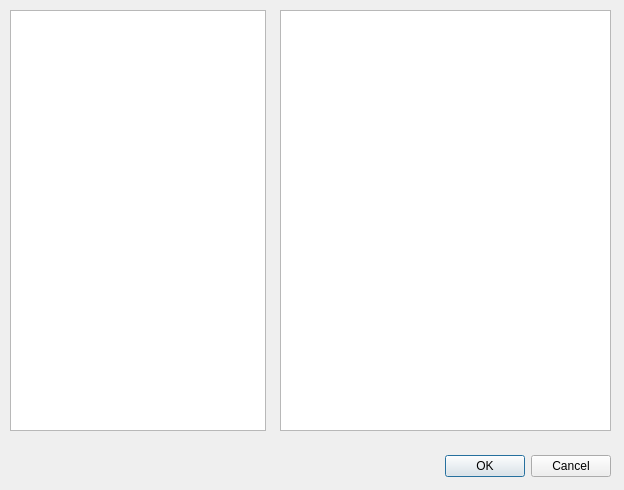
<?xml version="1.0" encoding="UTF-8"?>
<ui version="4.0">
 <class>HistoryDialog</class>
 <widget class="QDialog" name="HistoryDialog">
  <property name="geometry">
   <rect>
    <x>0</x>
    <y>0</y>
    <width>624</width>
    <height>490</height>
   </rect>
  </property>
  <property name="windowTitle">
   <string>History</string>
  </property>
  <widget class="QDialogButtonBox" name="buttonBox">
   <property name="geometry">
    <rect>
     <x>270</x>
     <y>450</y>
     <width>341</width>
     <height>32</height>
    </rect>
   </property>
   <property name="orientation">
    <enum>Qt::Horizontal</enum>
   </property>
   <property name="standardButtons">
    <set>QDialogButtonBox::Cancel|QDialogButtonBox::Ok</set>
   </property>
  </widget>
  <widget class="QListWidget" name="menu">
   <property name="geometry">
    <rect>
     <x>10</x>
     <y>10</y>
     <width>256</width>
     <height>421</height>
    </rect>
   </property>
  </widget>
  <widget class="QListWidget" name="list">
   <property name="geometry">
    <rect>
     <x>280</x>
     <y>10</y>
     <width>331</width>
     <height>421</height>
    </rect>
   </property>
  </widget>
 </widget>
 <resources/>
 <connections>
  <connection>
   <sender>buttonBox</sender>
   <signal>accepted()</signal>
   <receiver>HistoryDialog</receiver>
   <slot>accept()</slot>
   <hints>
    <hint type="sourcelabel">
     <x>248</x>
     <y>254</y>
    </hint>
    <hint type="destinationlabel">
     <x>157</x>
     <y>274</y>
    </hint>
   </hints>
  </connection>
  <connection>
   <sender>buttonBox</sender>
   <signal>rejected()</signal>
   <receiver>HistoryDialog</receiver>
   <slot>reject()</slot>
   <hints>
    <hint type="sourcelabel">
     <x>316</x>
     <y>260</y>
    </hint>
    <hint type="destinationlabel">
     <x>286</x>
     <y>274</y>
    </hint>
   </hints>
  </connection>
 </connections>
</ui>
